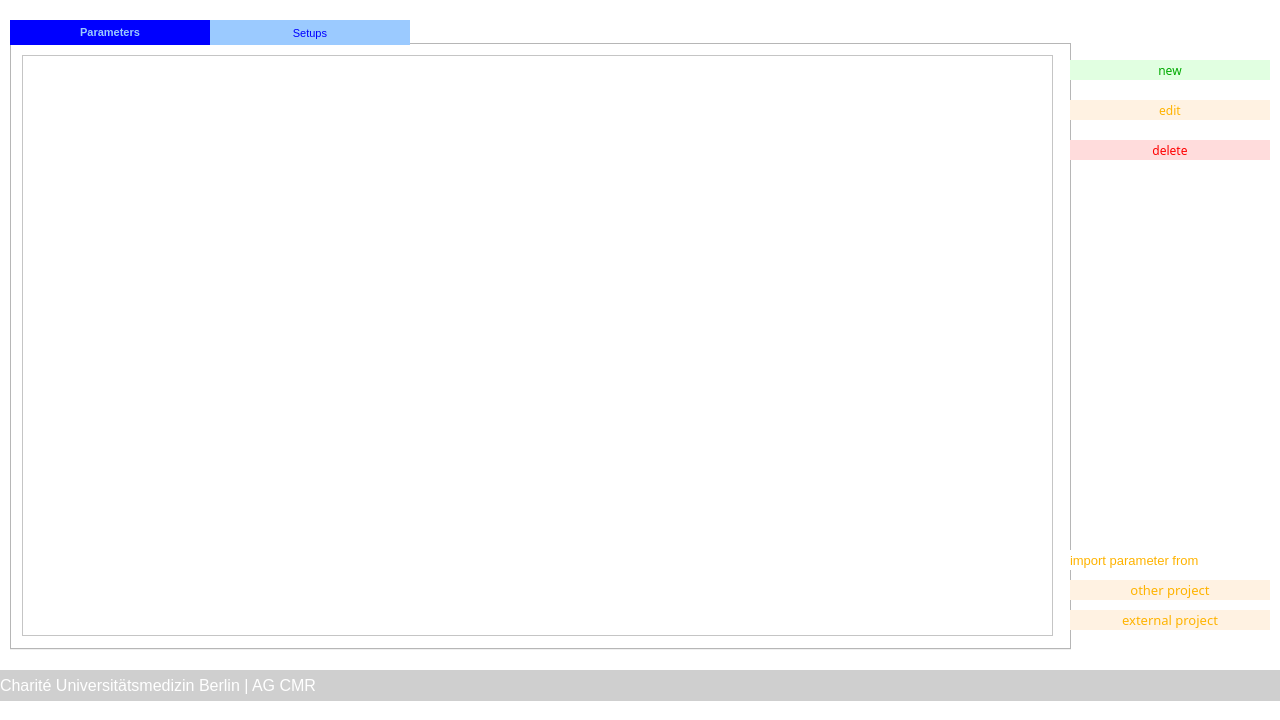
<?xml version="1.0" encoding="UTF-8"?>
<ui version="4.0">
 <class>MainWindow</class>
 <widget class="QMainWindow" name="MainWindow">
  <property name="geometry">
   <rect>
    <x>0</x>
    <y>0</y>
    <width>1280</width>
    <height>720</height>
   </rect>
  </property>
  <property name="cursor">
   <cursorShape>ArrowCursor</cursorShape>
  </property>
  <property name="windowTitle">
   <string>MARISSA - Project Data</string>
  </property>
  <property name="windowOpacity">
   <double>1.000000000000000</double>
  </property>
  <widget class="QWidget" name="centralwidget">
   <property name="styleSheet">
    <string notr="true">background-color: rgb(255, 255, 255);</string>
   </property>
   <widget class="QLabel" name="label_6">
    <property name="geometry">
     <rect>
      <x>0</x>
      <y>670</y>
      <width>1281</width>
      <height>31</height>
     </rect>
    </property>
    <property name="font">
     <font>
      <family>Arial</family>
      <pointsize>12</pointsize>
      <weight>9</weight>
      <italic>false</italic>
      <bold>false</bold>
     </font>
    </property>
    <property name="styleSheet">
     <string notr="true">color: rgb(255, 255, 255);
background-color: rgb(207, 207, 207);
font: 75 12pt &quot;Arial&quot;;</string>
    </property>
    <property name="text">
     <string>Charité Universitätsmedizin Berlin | AG CMR</string>
    </property>
    <property name="alignment">
     <set>Qt::AlignLeading|Qt::AlignLeft|Qt::AlignVCenter</set>
    </property>
    <property name="wordWrap">
     <bool>true</bool>
    </property>
   </widget>
   <widget class="QTabWidget" name="tabs_setup">
    <property name="geometry">
     <rect>
      <x>10</x>
      <y>20</y>
      <width>1061</width>
      <height>630</height>
     </rect>
    </property>
    <property name="font">
     <font>
      <family>MS Shell Dlg 2</family>
      <pointsize>8</pointsize>
     </font>
    </property>
    <property name="styleSheet">
     <string notr="true">QTabBar::tab {
color: rgb(0, 0, 255);
background-color: rgb(155, 202, 255);
min-width: 200px
}
QTabBar::tab:selected 
{
color: rgb(155, 202, 255);
background-color: rgb(0, 0, 255);
font-weight: bold;
}</string>
    </property>
    <property name="currentIndex">
     <number>0</number>
    </property>
    <widget class="QWidget" name="tab_parameter">
     <attribute name="title">
      <string>Parameters</string>
     </attribute>
     <widget class="QTableWidget" name="tbl_parameter">
      <property name="geometry">
       <rect>
        <x>10</x>
        <y>10</y>
        <width>1031</width>
        <height>581</height>
       </rect>
      </property>
      <property name="font">
       <font>
        <pointsize>9</pointsize>
       </font>
      </property>
      <property name="editTriggers">
       <set>QAbstractItemView::NoEditTriggers</set>
      </property>
      <property name="selectionMode">
       <enum>QAbstractItemView::SingleSelection</enum>
      </property>
      <property name="selectionBehavior">
       <enum>QAbstractItemView::SelectRows</enum>
      </property>
     </widget>
    </widget>
    <widget class="QWidget" name="tab_setup">
     <attribute name="title">
      <string>Setups</string>
     </attribute>
     <widget class="QTableWidget" name="tbl_setup">
      <property name="geometry">
       <rect>
        <x>10</x>
        <y>10</y>
        <width>1031</width>
        <height>581</height>
       </rect>
      </property>
      <property name="font">
       <font>
        <pointsize>9</pointsize>
       </font>
      </property>
      <property name="editTriggers">
       <set>QAbstractItemView::NoEditTriggers</set>
      </property>
      <property name="selectionMode">
       <enum>QAbstractItemView::SingleSelection</enum>
      </property>
      <property name="selectionBehavior">
       <enum>QAbstractItemView::SelectRows</enum>
      </property>
     </widget>
    </widget>
   </widget>
   <widget class="QPushButton" name="btn_import_external">
    <property name="geometry">
     <rect>
      <x>1070</x>
      <y>610</y>
      <width>200</width>
      <height>20</height>
     </rect>
    </property>
    <property name="font">
     <font>
      <family>Arial Nova</family>
      <pointsize>10</pointsize>
      <weight>50</weight>
      <bold>false</bold>
     </font>
    </property>
    <property name="styleSheet">
     <string notr="true">QPushButton
{
color: rgb(255, 179, 0);
background-color: rgb(255, 242, 226);
border: 0px;
}

QPushButton::pressed
{
color: rgb(255, 179, 0);
background-color: rgb(255, 242, 226);
border: 0px;
}

QPushButton::hover
{
color:rgb(255, 242, 226);
background-color:  rgb(255, 179, 0);
border: 0px;
font-weight: bold;
}</string>
    </property>
    <property name="text">
     <string>external project</string>
    </property>
   </widget>
   <widget class="QLabel" name="lbl_import">
    <property name="geometry">
     <rect>
      <x>1070</x>
      <y>550</y>
      <width>200</width>
      <height>20</height>
     </rect>
    </property>
    <property name="font">
     <font>
      <pointsize>10</pointsize>
     </font>
    </property>
    <property name="styleSheet">
     <string notr="true">color: rgb(255, 179, 0);
border: 0px;</string>
    </property>
    <property name="text">
     <string>import parameter from</string>
    </property>
   </widget>
   <widget class="QPushButton" name="btn_icon_delete">
    <property name="geometry">
     <rect>
      <x>1070</x>
      <y>140</y>
      <width>200</width>
      <height>20</height>
     </rect>
    </property>
    <property name="font">
     <font>
      <family>Arial Nova</family>
      <weight>50</weight>
      <bold>false</bold>
     </font>
    </property>
    <property name="styleSheet">
     <string notr="true">QPushButton
{
color:rgb(255, 0, 0);
background-color: rgb(255, 220, 220);
border: 0px;
}

QPushButton::pressed
{
color:rgb(255, 0, 0);
background-color: rgb(255, 220, 220);
border: 0px;
}

QPushButton::hover
{
color:rgb(255, 220, 220);
background-color: rgb(255, 0, 0);
border: 0px;
font-weight: bold;
}</string>
    </property>
    <property name="text">
     <string>delete</string>
    </property>
   </widget>
   <widget class="QPushButton" name="btn_import_project">
    <property name="geometry">
     <rect>
      <x>1070</x>
      <y>580</y>
      <width>200</width>
      <height>20</height>
     </rect>
    </property>
    <property name="font">
     <font>
      <family>Arial Nova</family>
      <pointsize>10</pointsize>
      <weight>50</weight>
      <bold>false</bold>
     </font>
    </property>
    <property name="styleSheet">
     <string notr="true">QPushButton
{
color: rgb(255, 179, 0);
background-color: rgb(255, 242, 226);
border: 0px;
}

QPushButton::pressed
{
color: rgb(255, 179, 0);
background-color: rgb(255, 242, 226);
border: 0px;
}

QPushButton::hover
{
color:rgb(255, 242, 226);
background-color:  rgb(255, 179, 0);
border: 0px;
font-weight: bold;
}</string>
    </property>
    <property name="text">
     <string>other project</string>
    </property>
   </widget>
   <widget class="QPushButton" name="btn_icon_edit">
    <property name="geometry">
     <rect>
      <x>1070</x>
      <y>100</y>
      <width>200</width>
      <height>20</height>
     </rect>
    </property>
    <property name="font">
     <font>
      <family>Arial Nova</family>
      <weight>50</weight>
      <bold>false</bold>
     </font>
    </property>
    <property name="styleSheet">
     <string notr="true">QPushButton
{
color: rgb(255, 179, 0);
background-color: rgb(255, 242, 226);
border: 0px;
}

QPushButton::pressed
{
color: rgb(255, 179, 0);
background-color: rgb(255, 242, 226);
border: 0px;
}

QPushButton::hover
{
color:rgb(255, 242, 226);
background-color:  rgb(255, 179, 0);
border: 0px;
font-weight: bold;
}</string>
    </property>
    <property name="text">
     <string>edit</string>
    </property>
   </widget>
   <widget class="QPushButton" name="btn_icon_new">
    <property name="geometry">
     <rect>
      <x>1070</x>
      <y>60</y>
      <width>200</width>
      <height>20</height>
     </rect>
    </property>
    <property name="font">
     <font>
      <family>Arial Nova</family>
      <weight>50</weight>
      <bold>false</bold>
     </font>
    </property>
    <property name="styleSheet">
     <string notr="true">QPushButton
{
color: rgb(0, 170, 0);
background-color: rgb(225, 255, 225);
border: 0px;
}

QPushButton::pressed
{
color: rgb(0, 170, 0);
background-color: rgb(225, 255, 225);
border: 0px;
}

QPushButton::hover
{
color: rgb(225, 255, 225);
background-color: rgb(0, 170, 0);
border: 0px;
font-weight: bold;
}</string>
    </property>
    <property name="text">
     <string>new</string>
    </property>
   </widget>
  </widget>
 </widget>
 <resources/>
 <connections/>
</ui>
